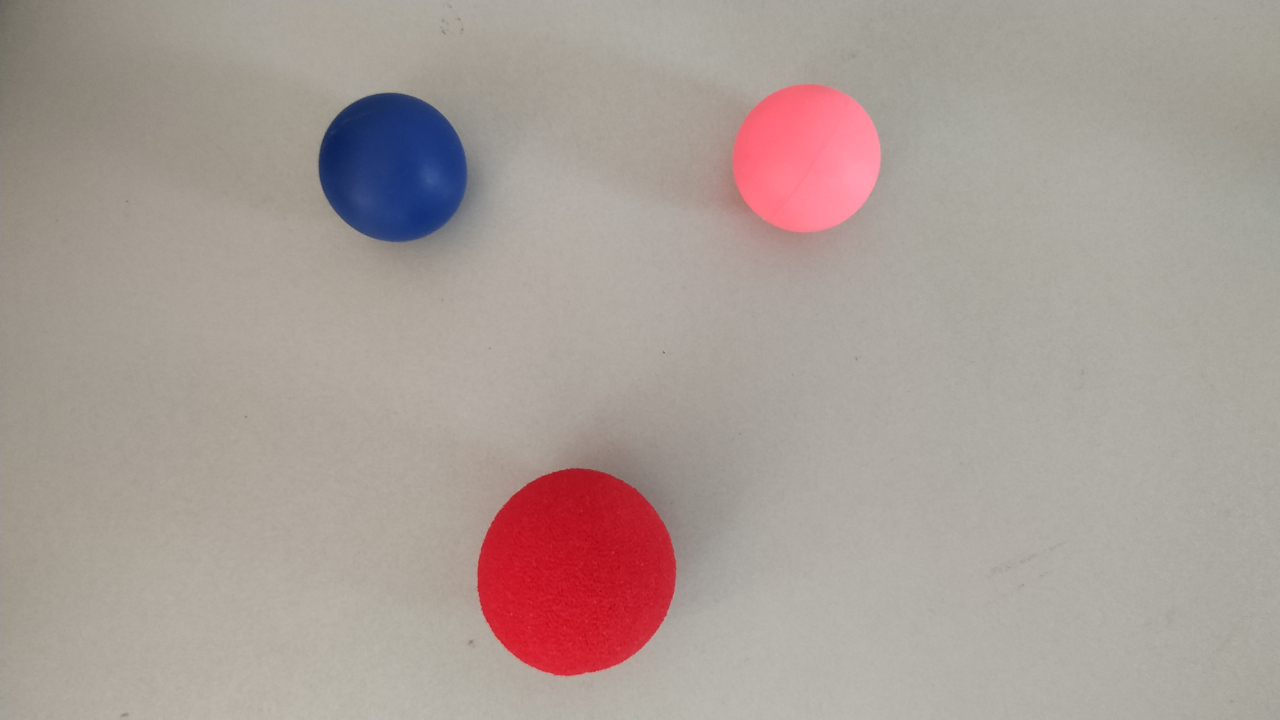
#> input picture opencv_fundamentals/3. Image processing/4. Threshold operations/balls_grey_table.jpg, 1280 x 720 px
$ python '4.2 Adaptive threshold.py'
#> lines starting #> are read from the running program, lines starting #| are printed output that depends on the picture; after the words box and inside, x2 and y2 are one past the last pixel; in counts of white or black regions, pixels touching at a corner belong together
import cv2
import numpy as np

# Load image
img = cv2.imread("balls_grey_table.jpg")
#> img is the input picture: shape (720, 1280, 3); mean B, G, R 150.7, 156.5, 169.7

# Convert image to grayscale
gray = cv2.cvtColor(img, cv2.COLOR_BGR2GRAY)
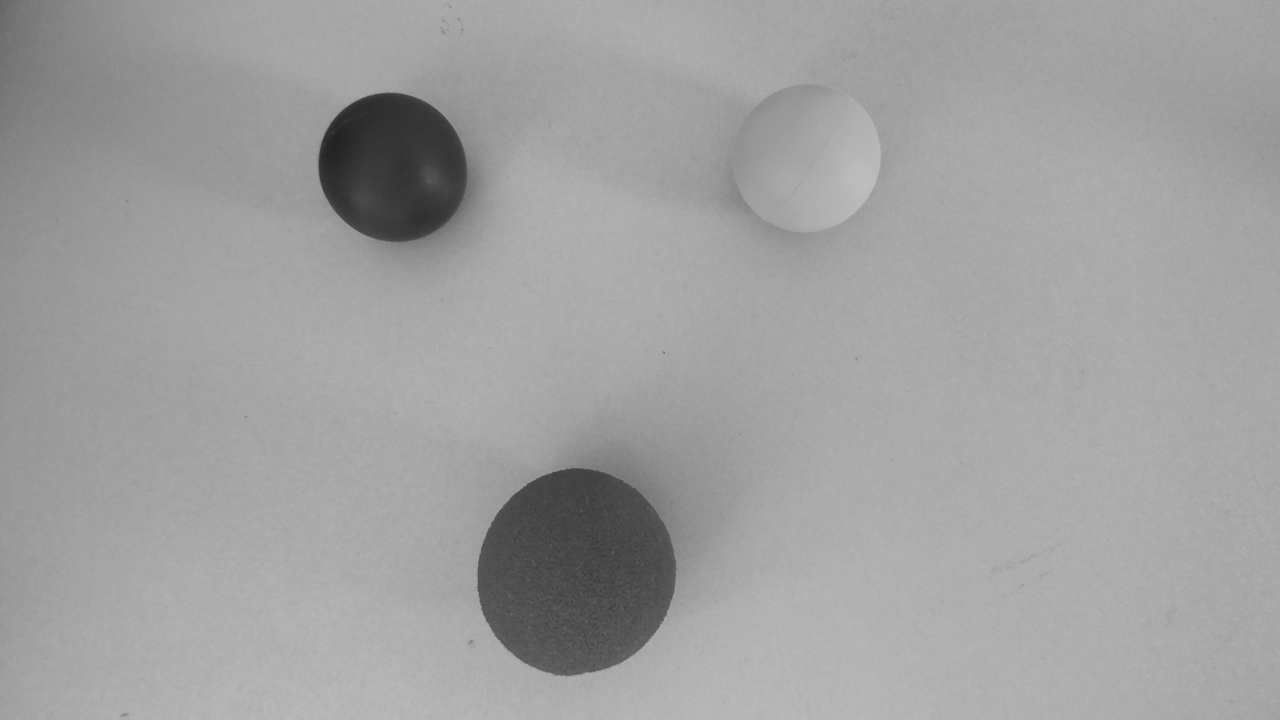
#> gray: shape (720, 1280); min 32, max 190, mean 159.8

# Adaptive Threshold
adaptive = cv2.adaptiveThreshold(gray, 255, cv2.ADAPTIVE_THRESH_GAUSSIAN_C, cv2.THRESH_BINARY, 19, 5)
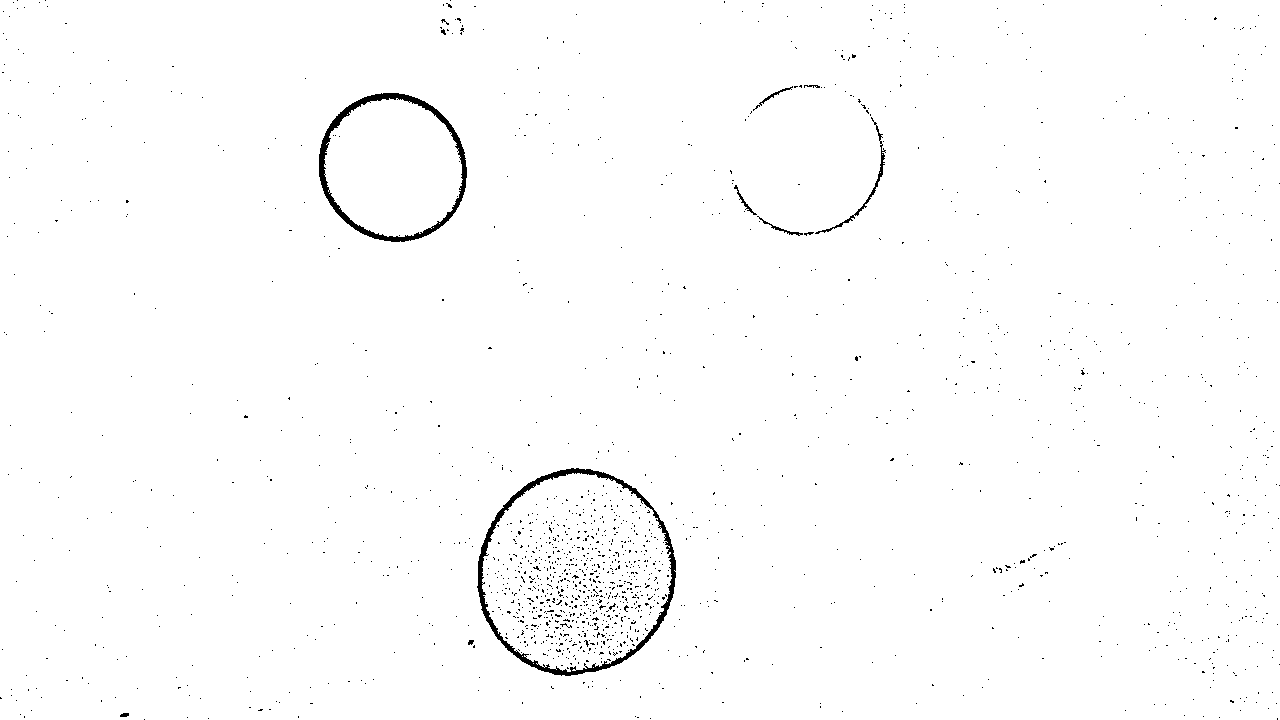
#> adaptive: shape (720, 1280); 98.9% white; 1697 black regions (1687 under 20 px), largest, box (x1, y1, x2, y2) and area: (477, 468, 676, 676) 3036, (319, 93, 467, 242) 2478, (815, 117, 886, 234) 376

# Show image and threshold
cv2.imshow("Adaptive", adaptive)
cv2.imshow("Image", img)
cv2.imshow("Gray", gray)
cv2.waitKey(0)
